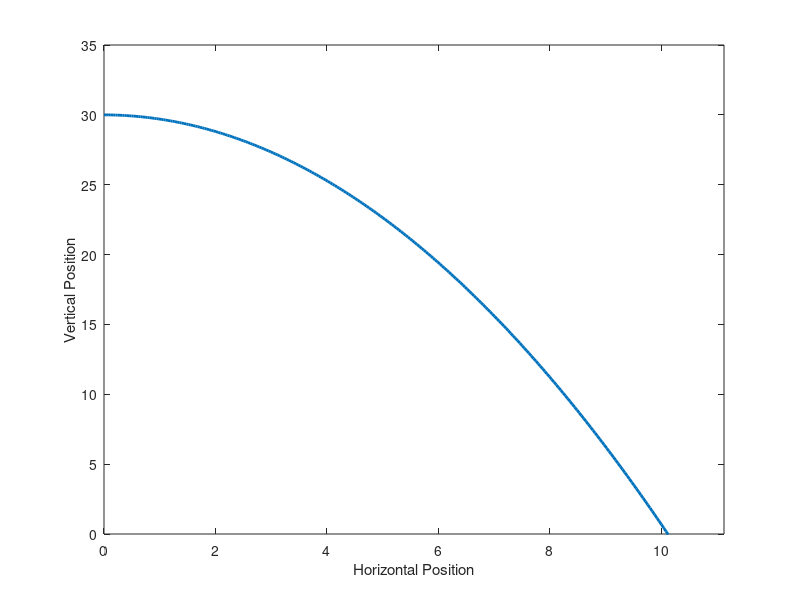

The MATLAB script that drew this image:
%2D KINEMATICS p.1
%Created by: Daniel Kuhman
%Github: https://github.com/dkuhman
%Last updated: 2020-05-17

%Clear workspace
clear all
clc

%Calculate horizontal distance for a given velocity and height. Assume that
%air resistance/assistance is negligible. Launch angle is 0-degrees

%Initialize all variables of interest - these will become arrays as
%elements are appended in the while loop below
%y = vertical (up is + and down is -)
%x = horizontal
position_y = 30; %Initial position in vertical direction (height)
position_x = 0;

velocity_y = 0;
velocity_x = 4.1; %Horiszontal velocity; remains constant due to no air resistance

acceleration_y = -9.81; %Gravity
acceleration_x = 0; %Remains zero due to no air resistance

time = 0; %Initialize time as zero
sampling_rate = 0.01; %Specify a "sampling rate" which provides time steps in the loop below

%This loop will run until the projectile is no longer greater than zero. In
%other words, it will only run while the projectile is in the air. 
while position_y(end) > 0 
    time(end+1) = time(end) + sampling_rate; %Update time
    
    %Update velocity using velocity_final = acceleration * deltaT + velocity_initial
    velocity_y(end+1) = acceleration_y(end) * sampling_rate + velocity_y(end); 
    velocity_x(end+1) = acceleration_x(end) * sampling_rate + velocity_x(end);

    %Update position using position_final = velocity * deltaT + position_initial
    position_y(end+1) = velocity_y(end) * sampling_rate + position_y(end);
    position_x(end+1) = velocity_x(end) * sampling_rate + position_x(end);

    %Acceleration in both vertical and horizontal directions remain constant
    acceleration_y(end+1) = -9.81;
    acceleration_x(end+1) = 0;
end

horizontal_distance = position_x(end); %Get final horizontal position
disp(['Final horizontal displacement: ' num2str(horizontal_distance)])

%Plot displacement
figure
plot(position_x, position_y, 'LineWidth', 2)
xlabel('Horizontal Position')
ylabel('Vertical Position')
xlim([0 position_x(end)+1])
ylim([0 position_y(1)+5])